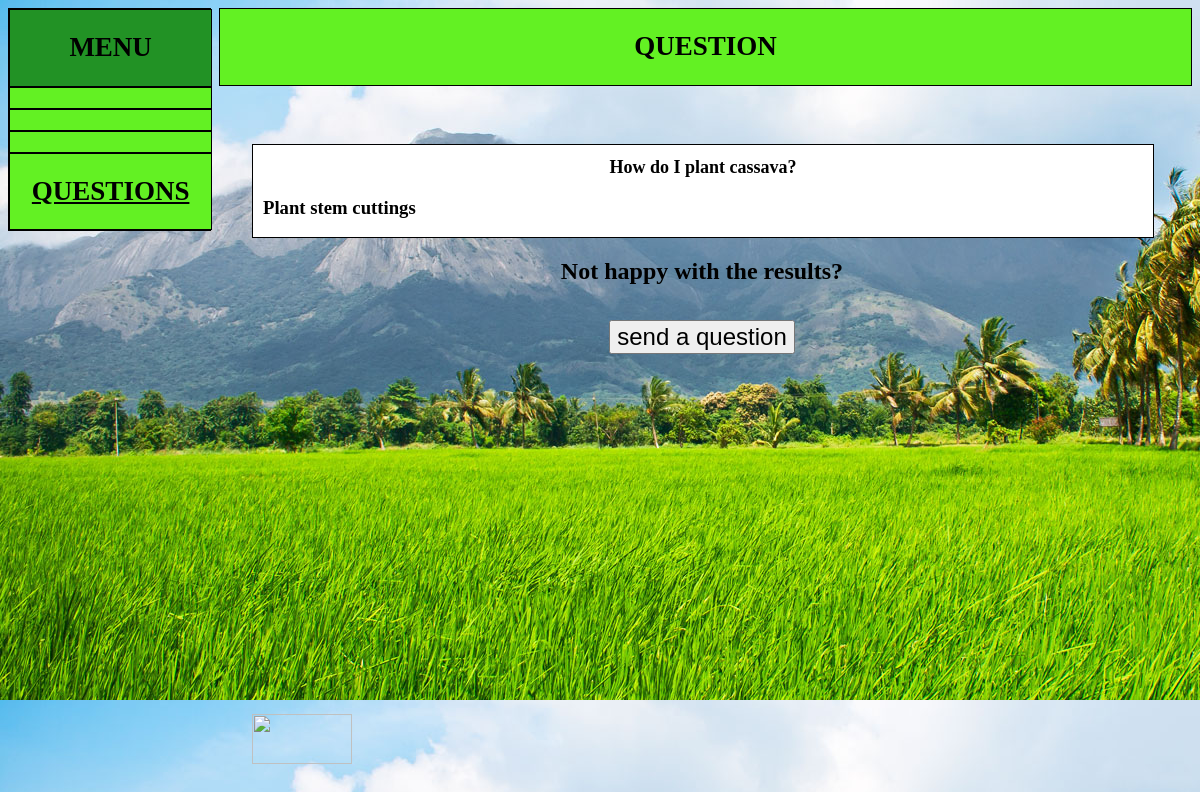
Page /sub4.php?id=7 on the committed database.
### tables this page shows
CREATE TABLE `levelitem` (
  `id` smallint(6) DEFAULT NULL,
  `parentId` smallint(6) DEFAULT NULL,
  `choiceText` text,
  `answerText` text,
  `nextLevelQues` tinyint(4) DEFAULT NULL
);

### sub4.php (the view, shortened to what this page needs)
<?php
include('include/config.php');
$id=$_GET['id'];
 $sql = "SELECT * from levelitem where	id='$id'";
                    $query = $conn->query($sql);
                    $row = $query->fetch_assoc();
$ans=$row['answerText'];
$qus=$row['choiceText'];
?>
<!doctype html>
<html>
<head>
<link href="css/style.css" rel="stylesheet">
</head>
<body>
<div class="wrapper">
	<div class="s_menu b">
		<div class="men b">
		<h2>MENU</h2>
		</div>
	<div class="m1 b">
		</div>
		<div class="m1 b">
		</div>
		<div class="m1 b">
		</div>
		<div class="m1 active b">
		<h2>Questions</h2>
		</div>
	</div>
	<div class="head1 b" align="center"><h2>Question</h2></div>
	<div class="main-content">
		<div class="content">
		<div class="qus">
		<h1 align="center"><?php echo $qus; ?></h1>
		<h3><?php echo $ans; ?></h3>
			</div>
            <h2 align="center">Not happy with the results?
            </h2>
            <center><button style="width: auto; font-size: x-large" ><a href="qus1.php">send a question</a></button></center>
		</div>
		<div class="back-b">
            <a href="sub3.php?id=<?php echo $_SESSION['id3']; ?>"><img src="img/arrow.png" height="50px" width="100px"></a>
		</div>
	</div>
</div>
</body>
</html>

### css/style.css (style rules this page uses)
body { background-image: url("slider1.png") ; -webkit-background-size: inherit; -moz-background-size: inherit; -o-background-size: inherit; background-size: inherit; }
.wrapper .b { border: 1px solid black; }
.wrapper { height: 100%; width: 100%; }
.s_menu { height: 80%; width: 17%; background-color: transparent; float: left; }
.head1 { height: 10%; width: 82%; background-color:#63f123; font-size: large; float: right; }
.head1 h2 { text-transform: uppercase; }
.main-content { height: 75%; width: 75%; background-color: transparent; position: fixed; top: 15%; left: 21%; }
.content { top: 18%; height: 70%; width: 75%; position: fixed; }
.back-b { height: 15%; width: 100%; position: fixed; top: 85%; }
.s_menu .men { height: auto; width: 100%; background: #229225; text-align: center; text-transform: uppercase; color: black; font-size: large; }
.s_menu .m1 { height: 20%; width: 100%; background: #63f123; text-align: center; text-transform: uppercase; word-wrap: break-word }
.content button { margin: 15px 10px; height: 30%; width: 80%; }
.active { text-decoration: underline; font-size: large; }
center a { font-size: x-large; }
.wrapper a { text-decoration: none; color: black; }
.qus { height: auto; width: 100%; background-color: white; border: 1px solid black; }
.back-b { height: 15%; width: 100%; position: absolute; top: 99%; }
.qus h3 { padding: 0px 10px; }
h1 { font-size: 50px; }
.main-content h1 { font-size: large; }

### rows in the picture
levelitem: choiceText "How do I plant cassava?", answerText "Plant stem cuttings"
